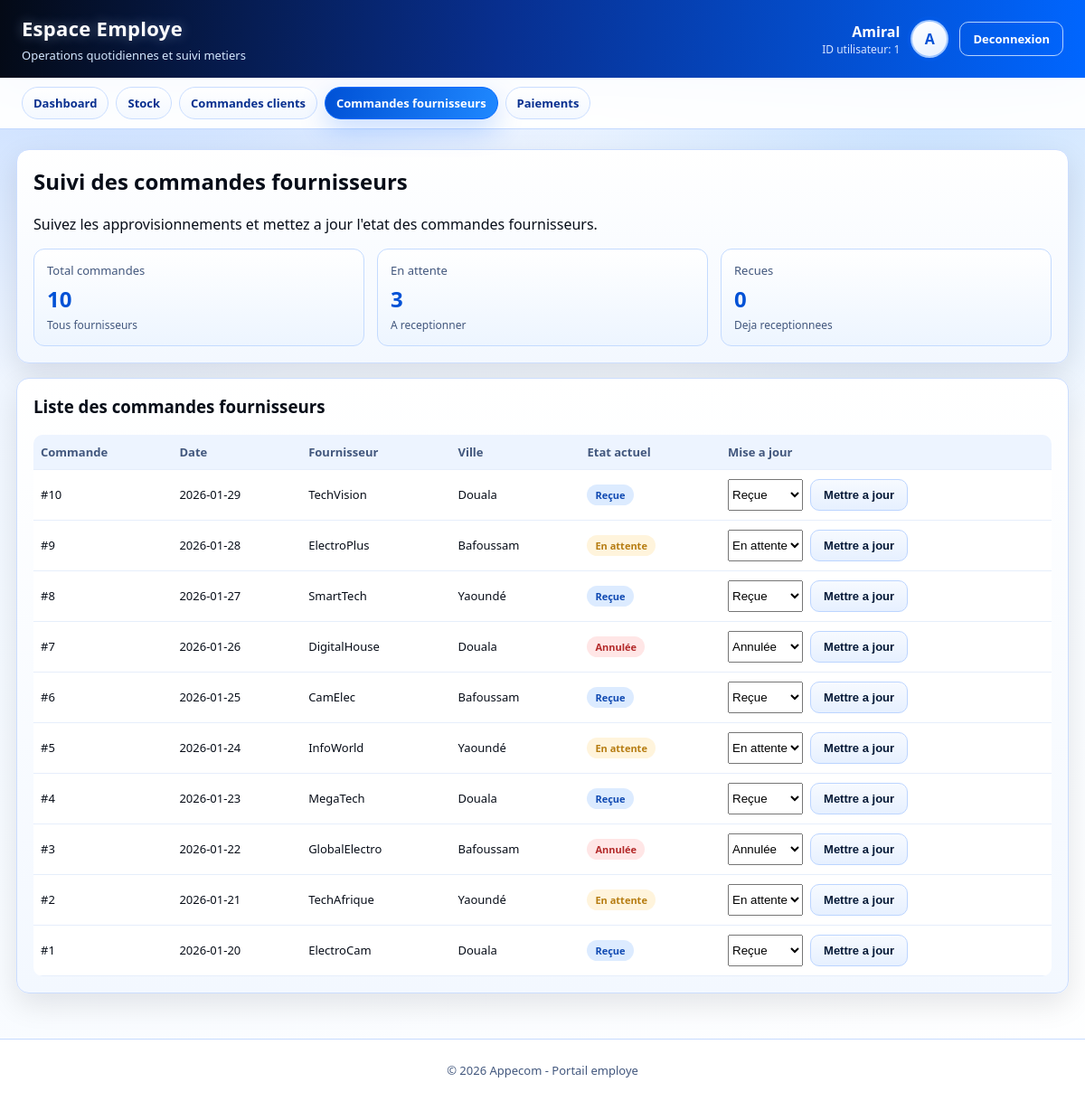
/employe/commandes_fournisseurs.php (signed in), run on the app's committed database.
### tables this page shows
CREATE TABLE IF NOT EXISTS `commande_fournisseur` (
  `id_commande_f` int NOT NULL AUTO_INCREMENT,
  `date_commande` date NOT NULL,
  `etat` enum('En attente','Reçue','Annulée') DEFAULT 'En attente',
  `id_fournisseur` int DEFAULT NULL,
  PRIMARY KEY (`id_commande_f`),
  KEY `id_fournisseur` (`id_fournisseur`)
);

CREATE TABLE IF NOT EXISTS `fournisseur` (
  `id_fournisseur` int NOT NULL AUTO_INCREMENT,
  `nom` varchar(50) NOT NULL,
  `adresse` varchar(100) DEFAULT NULL,
  `ville` varchar(50) DEFAULT NULL,
  `contact` varchar(20) DEFAULT NULL,
  PRIMARY KEY (`id_fournisseur`)
);

### employe/_layout.php (called while the page is built, shortened)
<?php
function employe_h($value)
{
    return htmlspecialchars((string) $value, ENT_QUOTES, 'UTF-8');
}
function employe_status_class($value)
{
    $status = strtolower(trim((string) $value));
    if (strpos($status, 'attente') !== false) {
        return 'badge warning';
    }
    if (strpos($status, 'annul') === 0 || strpos($status, 'rej') === 0) {
        return 'badge danger';
    }
    return 'badge info';
}
function employe_status_text($value)
{
    $status = trim((string) $value);
    return $status === '' ? '-' : $status;
}
function employe_enum_values(mysqli $db, string $table, string $column): array
{
    $tableSafe = preg_replace('/[^A-Za-z0-9_]/', '', $table);
    $columnSafe = preg_replace('/[^A-Za-z0-9_]/', '', $column);
    $sql = "SHOW COLUMNS FROM `$tableSafe` LIKE ?";
    $stmt = $db->prepare($sql);
    $stmt->bind_param('s', $columnSafe);
    if (!$stmt->execute()) {
        $stmt->close();
        return [];
    }
    $result = $stmt->get_result();
    $row = $result->fetch_assoc();
    $type = (string) $row['Type'];
    preg_match_all("/'((?:[^'\\\\]|\\\\.)*)'/", $type, $matches);
    return array_map(static function ($raw) {
        return stripcslashes((string) $raw);
    }, $matches[1]);
}

### employe/commandes_fournisseurs.php (the view, shortened to what this page needs)
<?php
require __DIR__ . '/_layout.php';
$statusOptions = [];
if ($employeDb instanceof mysqli) {
    $statusOptions = employe_enum_values($employeDb, 'Commande_Fournisseur', 'etat');
}
$orders = [];
if ($employeDb instanceof mysqli) {
    $sql = 'SELECT cf.id_commande_f, cf.date_commande, cf.etat, f.nom AS fournisseur_nom, f.ville AS fournisseur_ville FROM Commande_Fournisseur cf LEFT JOIN Fournisseur f ON f.id_fournisseur = cf.id_fournisseur ORDER BY cf.date_commande DESC, cf.id_commande_f DESC';
    $result = $employeDb->query($sql);
    if ($result) {
        while ($row = $result->fetch_assoc()) {
            $orders[] = $row;
        }
    }
}
$totalOrders = count($orders);
$pendingOrders = 0;
$receivedOrders = 0;
foreach ($orders as $order) {
    $status = strtolower((string) $order['etat']);
    if (strpos($status, 'attente') !== false) {
        $pendingOrders++;
    }
}
include __DIR__ . '/_header.php';
?>
<section class="panel">
  <h2>Suivi des commandes fournisseurs</h2>
  <p class="muted">Suivez les approvisionnements et mettez a jour l'etat des commandes fournisseurs.</p>
  <div class="grid-3" style="margin-top:12px;">
    <article class="stat">
      <div class="label">Total commandes</div>
      <div class="value"><?php echo $totalOrders; ?></div>
      <div class="sub">Tous fournisseurs</div>
    </article>
    <article class="stat">
      <div class="label">En attente</div>
      <div class="value"><?php echo $pendingOrders; ?></div>
      <div class="sub">A receptionner</div>
    </article>
    <article class="stat">
      <div class="label">Recues</div>
      <div class="value"><?php echo $receivedOrders; ?></div>
      <div class="sub">Deja receptionnees</div>
    </article>
  </div>
</section>
<section class="panel">
  <h3>Liste des commandes fournisseurs</h3>
  <?php if (!empty($orders)): ?>
    <div class="table-wrap">
      <table>
        <thead>
          <tr>
            <th>Commande</th>
            <th>Date</th>
            <th>Fournisseur</th>
            <th>Ville</th>
            <th>Etat actuel</th>
            <th>Mise a jour</th>
          </tr>
        </thead>
        <tbody>
          <?php foreach ($orders as $order): ?>
            <tr>
              <td>#<?php echo (int) $order['id_commande_f']; ?></td>
              <td><?php echo employe_h($order['date_commande']); ?></td>
              <td><?php echo employe_h($order['fournisseur_nom'] ?: '-'); ?></td>
              <td><?php echo employe_h($order['fournisseur_ville'] ?: '-'); ?></td>
              <td><span class="<?php echo employe_status_class($order['etat']); ?>"><?php echo employe_h(employe_status_text($order['etat'])); ?></span></td>
              <td>
                <form method="post" class="actions-row">
                  <select name="new_status" required>
                    <?php foreach ($statusOptions as $statusOption): ?>
                      <option value="<?php echo employe_h($statusOption); ?>" <?php echo ((string) $order['etat'] === (string) $statusOption) ? 'selected' : ''; ?>>
                        <?php echo employe_h($statusOption); ?>
                      </option>
                    <?php endforeach; ?>
                  </select>
                  <button type="submit" class="btn btn-secondary">Mettre a jour</button>
                </form>
              </td>
            </tr>
          <?php endforeach; ?>
        </tbody>
      </table>
    </div>
  <?php else: ?>
    <div class="empty-state">Aucune commande fournisseur enregistree.</div>
  <?php endif; ?>
</section>
<?php include __DIR__ . '/_footer.php'; ?>

### employe/employe-theme.css (style rules this page uses)
:root { --white: #ffffff; --blue-50: #eaf2ff; --blue-100: #d7e6ff; --blue-200: #bfd7ff; --blue-400: #4ba0ff; --blue-500: #1f88ff; --blue-600: #0066ff; --blue-700: #0051d6; --blue-800: #082f8f; --blue-900: #051937; --black: #070d18; --slate: #42577d; --border: #cbddff; --success: #1d8f51; --warning: #b67c11; --danger: #b32929; --info: #1a57b8; --shadow: 0 12px 32px rgba(7, 13, 24, 0.1); --blue-glow: 0 12px 30px rgba(0, 102, 255, 0.22); --radius: 14px; }
* { box-sizing: border-box; }
body { margin: 0; font-family: 'Segoe UI', Tahoma, Arial, sans-serif; color: var(--black); background: radial-gradient(circle at 12% -12%, rgba(0, 102, 255, 0.24), transparent 34%), radial-gradient(circle at 86% 4%, rgba(31, 136, 255, 0.22), transparent 30%), linear-gradient(160deg, var(--blue-50), #f4f9ff 45%, var(--white)); }
.panel { background: linear-gradient(180deg, #ffffff, #f3f8ff); border: 1px solid var(--border); border-radius: var(--radius); box-shadow: var(--shadow); padding: 18px; }
.panel h2, .panel h3 { margin-top: 0; }
.grid-3 { display: grid; grid-template-columns: repeat(3, minmax(0, 1fr)); gap: 14px; }
.stat { border: 1px solid #c4dbff; border-radius: 12px; padding: 14px; background: linear-gradient(180deg, #ffffff, #edf5ff); transition: transform 0.16s ease, box-shadow 0.16s ease, border-color 0.16s ease; }
.stat .label { color: var(--slate); font-size: 13px; }
.stat .value { margin-top: 6px; font-size: 24px; font-weight: 700; color: var(--blue-700); }
.stat .sub { margin-top: 4px; color: var(--slate); font-size: 12px; }
.table-wrap { overflow-x: auto; }
table { width: 100%; border-collapse: collapse; font-size: 13px; background: #ffffff; border-radius: 10px; overflow: hidden; }
th, td { border-bottom: 1px solid #e6eefb; padding: 10px 8px; text-align: left; vertical-align: middle; }
th { color: var(--slate); font-weight: 600; background: #edf4ff; }
.badge { display: inline-block; border-radius: 999px; padding: 4px 9px; font-size: 11px; font-weight: 700; }
.badge.warning { color: var(--warning); background: #fff4dc; }
.badge.danger { color: var(--danger); background: #ffe6e6; }
.badge.info { color: #0f49b2; background: #dcebff; }
.btn { display: inline-block; border: 1px solid var(--blue-600); background: linear-gradient(100deg, var(--blue-700), var(--blue-500)); color: var(--white); text-decoration: none; padding: 9px 14px; border-radius: 10px; font-size: 13px; font-weight: 600; cursor: pointer; transition: transform 0.16s ease, box-shadow 0.16s ease, filter 0.16s ease; }
.btn-secondary { background: linear-gradient(180deg, #f7faff, #e6f0ff); border-color: #bcd5ff; color: var(--blue-900); }
.actions-row { display: flex; gap: 8px; flex-wrap: wrap; }

### data on the page
commande_fournisseur: id_commande_f "10", date_commande "2026-01-29", id_fournisseur.nom "TechVision", id_fournisseur.ville "Douala", etat "Reçue", new_status "Reçue"
commande_fournisseur: id_commande_f "9", date_commande "2026-01-28", id_fournisseur.nom "ElectroPlus", id_fournisseur.ville "Bafoussam", etat "En attente", new_status "En attente"
commande_fournisseur: id_commande_f "8", date_commande "2026-01-27", id_fournisseur.nom "SmartTech", id_fournisseur.ville "Yaoundé", etat "Reçue", new_status "Reçue"
commande_fournisseur: id_commande_f "7", date_commande "2026-01-26", id_fournisseur.nom "DigitalHouse", id_fournisseur.ville "Douala", etat "Annulée", new_status "Annulée"
commande_fournisseur: id_commande_f "6", date_commande "2026-01-25", id_fournisseur.nom "CamElec", id_fournisseur.ville "Bafoussam", etat "Reçue", new_status "Reçue"
commande_fournisseur: id_commande_f "5", date_commande "2026-01-24", id_fournisseur.nom "InfoWorld", id_fournisseur.ville "Yaoundé", etat "En attente", new_status "En attente"
commande_fournisseur: id_commande_f "4", date_commande "2026-01-23", id_fournisseur.nom "MegaTech", id_fournisseur.ville "Douala", etat "Reçue", new_status "Reçue"
commande_fournisseur: id_commande_f "3", date_commande "2026-01-22", id_fournisseur.nom "GlobalElectro", id_fournisseur.ville "Bafoussam", etat "Annulée", new_status "Annulée"
commande_fournisseur: id_commande_f "2", date_commande "2026-01-21", id_fournisseur.nom "TechAfrique", id_fournisseur.ville "Yaoundé", etat "En attente", new_status "En attente"
commande_fournisseur: id_commande_f "1", date_commande "2026-01-20", id_fournisseur.nom "ElectroCam", id_fournisseur.ville "Douala", etat "Reçue", new_status "Reçue"

### other printed values
employe_h($employeName) "Amiral"
$employeId "1"
employe_h($initials) "A"
employe_h($item['label']) "Dashboard"
employe_h($item['label']) "Stock"
employe_h($item['label']) "Commandes clients"
employe_h($item['label']) "Commandes fournisseurs"
employe_h($item['label']) "Paiements"
$totalOrders "10"
$pendingOrders "3"
$receivedOrders "0"
